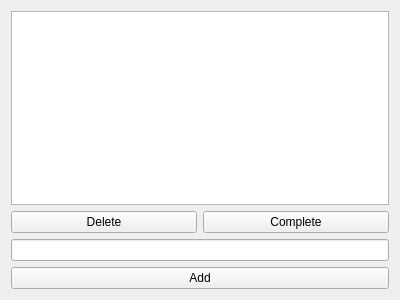
<?xml version="1.0" encoding="UTF-8"?>
<ui version="4.0">
 <class>Form</class>
 <widget class="QWidget" name="Form">
  <property name="geometry">
   <rect>
    <x>0</x>
    <y>0</y>
    <width>400</width>
    <height>300</height>
   </rect>
  </property>
  <property name="windowTitle">
   <string>Todo List</string>
  </property>
  <layout class="QVBoxLayout" name="verticalLayout">
   <item>
    <widget class="QListView" name="list_view"/>
   </item>
   <item>
    <layout class="QHBoxLayout" name="horizontalLayout">
     <item>
      <widget class="QPushButton" name="delete_btn">
       <property name="text">
        <string>Delete</string>
       </property>
      </widget>
     </item>
     <item>
      <widget class="QPushButton" name="complete_btn">
       <property name="text">
        <string>Complete</string>
       </property>
      </widget>
     </item>
    </layout>
   </item>
   <item>
    <widget class="QLineEdit" name="line_edit"/>
   </item>
   <item>
    <widget class="QPushButton" name="add_btn">
     <property name="text">
      <string>Add</string>
     </property>
    </widget>
   </item>
  </layout>
 </widget>
 <resources/>
 <connections/>
</ui>
